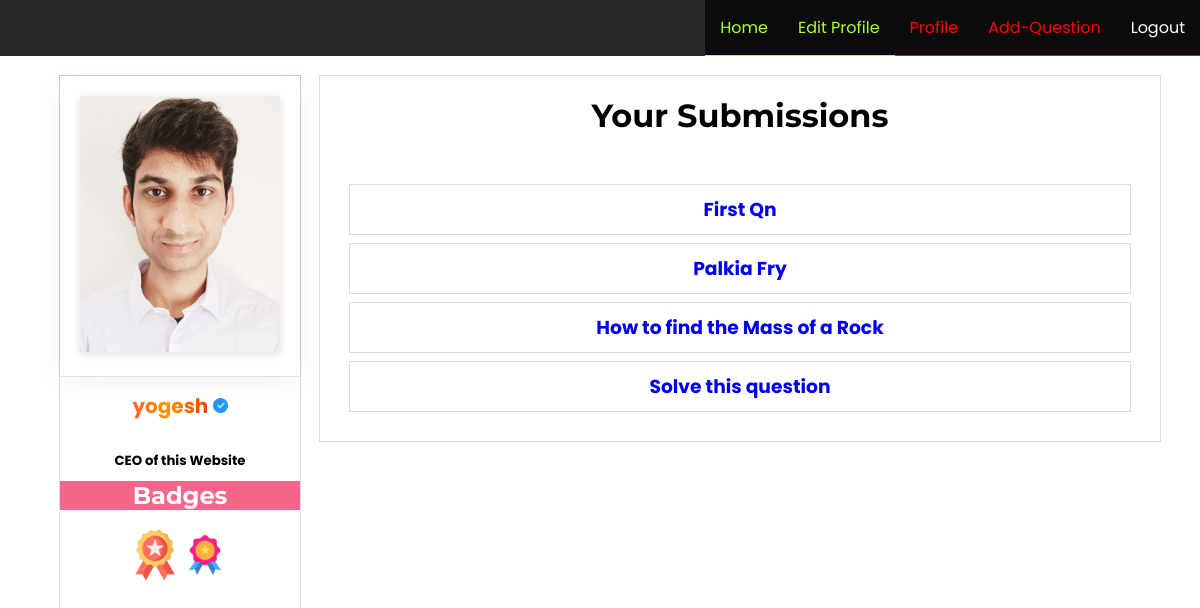
/profile/cecf848a-5dc9-4d68-89b6-7f2b660a1035 (signed in), run on the app's committed database.
### base/models.py (models this page shows, shortened)
class Profile(models.Model):
    profile=models.OneToOneField(User, on_delete=models.CASCADE, blank=True, null=True)
    projects=models.ForeignKey("TodoList", on_delete=models.CASCADE, blank=True, null=True)
    description=models.TextField(blank=True, null=True, default="This is my description")
    name=models.CharField(max_length=200, blank=True, null=True)
    profile_pic=models.ImageField(null=True, blank=True, default="default.jpg")
    followers=models.IntegerField(default=0)
    email=models.CharField(max_length=500, blank=True, null=True)
    rookie=models.BooleanField(default=False)
    average=models.BooleanField(default=False)
    professional=models.BooleanField(default=False)
    expert=models.BooleanField(default=False)
    god=models.BooleanField(default=False)
    verified=models.BooleanField(default=False)
    id=models.UUIDField(default=uuid.uuid4, unique=True, primary_key=True, editable=False)
    created=models.DateTimeField(auto_now_add=True)

class TodoList(models.Model):
    owner=models.ForeignKey(Profile, on_delete=models.CASCADE,null=True, blank=True)
    Question_pic=models.ImageField(null=True, blank=True, default="default.jpg")
    Answer_pic=models.ImageField(null=True, blank=True, default="default.png")
    title=models.TextField( blank=True, null=True)
    description=models.TextField(blank=True, null=True)
    created=models.DateTimeField(auto_now_add=True)
    votes_positive=models.IntegerField(default=0)
    votes_negative=models.IntegerField(default=0)
    views=models.IntegerField(default=0)
    tag_name=models.ForeignKey(Tags, on_delete=models.CASCADE, null=True, blank=True)
    id=models.UUIDField(default=uuid.uuid4, unique=True, primary_key=True, editable=False)
    created=models.DateTimeField(auto_now_add=True)

### base/views.py (the view)
# urls.py: path("profile/<str:pk>",views.User_Profile, name="profile"),
@login_required(login_url="login")
def User_Profile(request,pk):
    user=Profile.objects.get(id=pk)
    tasks=TodoList.objects.all()
    project=TodoList.objects.filter(owner=user.id)
    context={'project':project,'user':user,'tasks':tasks }
    return render(request, 'base/profile.html', context)

### base/templates/base/profile.html (shortened to what this page needs)
{% extends 'base/base.html' %}
{% load static %}
{% block content %}
<link rel="stylesheet" href="{% static 'styles/profile.css' %}">
<div class="container">
    <div class="left-con">
        <div class="user-image">
            <img src="{{user.profile_pic.url}}" alt="" id="user-img">
        </div>
        <div class="user-details">
            <h2 id="username">{{ user.name }} {% if user.verified %} <span id="vbox"> <span><img src="{% static 'images/ribbons/check.png' %}" alt="" id="verified"></span> </span> {% endif %} </h2>
        </div>
        <div class="user-desc">
            <h5>{{ user.description|linebreaksbr }}</h5>
        </div>
        <h2 id="t-badges">Badges</h2>
        <div id="achievements">
            {% if user.average %}  <img id="verified-image-rookie" src="{% static 'images/ribbons/rookie.png' %}" alt=""> {% endif %}
            {% if user.average %}  <img id="verified-image-average" src="{% static 'images/ribbons/average.png' %}" alt=""> {% endif %}
                </div>
    </div>
    <div class="right-con">
        {% if request.user.profile.id == user.id %}
        <h1 id="t-ques">Your Submissions</h1>
        {% else %}
        <h1 id="t-ques">{{user.name|title}}'s Submissions</h1>
        {% endif %}
        <div class="questions-pane">
        {% if project %}
            {% for pro in project %}
            <div class="question">
                {% if pro.title %}
                    <h3><a href="{% url 'question' pro.id %}">{{ pro.title }}</a>  </h3>
                {% endif %}
            </div>
            {% endfor %}
        {% else %}
        <p style="text-align: center;">No Sumbissions by user :/</p>
        {% endif %}
        </div>
    </div>
</div>
{% endblock content %}

### static/styles/profile.css (style rules this page uses)
* { margin: 0px; padding: 0px; }
a { text-decoration: none; }
#username { font-size: 20px; background: rgb(255,0,121); background: linear-gradient(90deg, rgba(255,0,121,1) 0%, rgba(255,149,0,1) 44%, rgba(233,0,0,1) 77%, rgba(224,0,144,1) 100%); -webkit-background-clip: text; -webkit-text-fill-color: transparent; }
#user-img { width: 100%; height: auto; object-fit: contain; box-shadow: rgba(99, 99, 99, 0.2) 0px 2px 8px 0px; }
.user-image { padding: 20px; box-shadow: rgba(0, 0, 0, 0.05) 0px 6px 24px 0px, rgba(0, 0, 0, 0.08) 0px 0px 0px 1px; }
#verified { width: 15px; height: 15px; }
.container { width: 100%; height: auto; display: flex; align-items: center; justify-content: center; flex-direction: row; }
.left-con { margin: 20px; width: 20%; height: 100vh; box-shadow: rgba(0, 0, 0, 0.02) 0px 1px 3px 0px, rgba(27, 31, 35, 0.15) 0px 0px 0px 1px; margin-bottom: auto; }
.right-con { width: 70%; font-family: "Poppins"; margin-top: 20px; margin-bottom: auto; height: auto; box-shadow: rgba(0, 0, 0, 0.02) 0px 1px 3px 0px, rgba(27, 31, 35, 0.15) 0px 0px 0px 1px; }
.user-desc { font-family: "Poppins"; width: 100%; padding-top: 20px; text-align: center; }
.user-details { margin-top: 5px; font-family: "Poppins"; text-align: center; padding: 10px; font-size: 14px; word-wrap: break-word; width: auto; }
#verified-image-rookie, #verified-image-average { width: 50px; height: 50px; }
#t-badges { margin-top:10px ; padding: 0px; background-color: rgba(241, 0, 60,0.6); color: white; font-family: "Montserrat"; text-align: center; }
#achievements { padding: 20px; display: flex; justify-content: center; flex-wrap: wrap; }
#t-ques { font-family: "Montserrat"; text-align: center; padding: 20px; }
.question { padding: 10px; text-align: center; box-shadow: rgba(0, 0, 0, 0.02) 0px 1px 3px 0px, rgba(27, 31, 35, 0.15) 0px 0px 0px 1px; margin: 10px; display: flex; align-items: center; justify-content: center; }
.questions-pane { padding: 20px; }

### data on the page
Profile: profile_pic (picture), name "yogesh", description "CEO of this Website"
TodoList: title "First Qn"
TodoList: title "Palkia Fry"
TodoList: title "How to find the Mass of a Rock"
TodoList: title "Solve this question"
